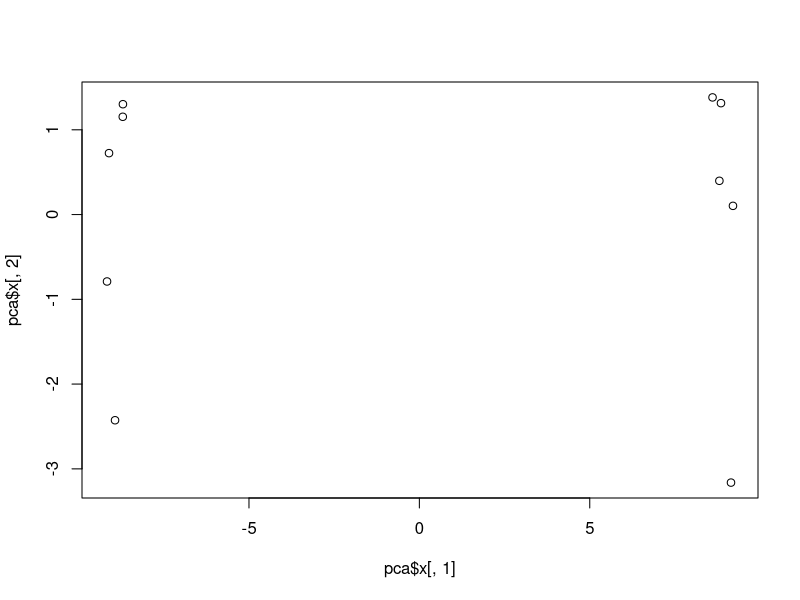
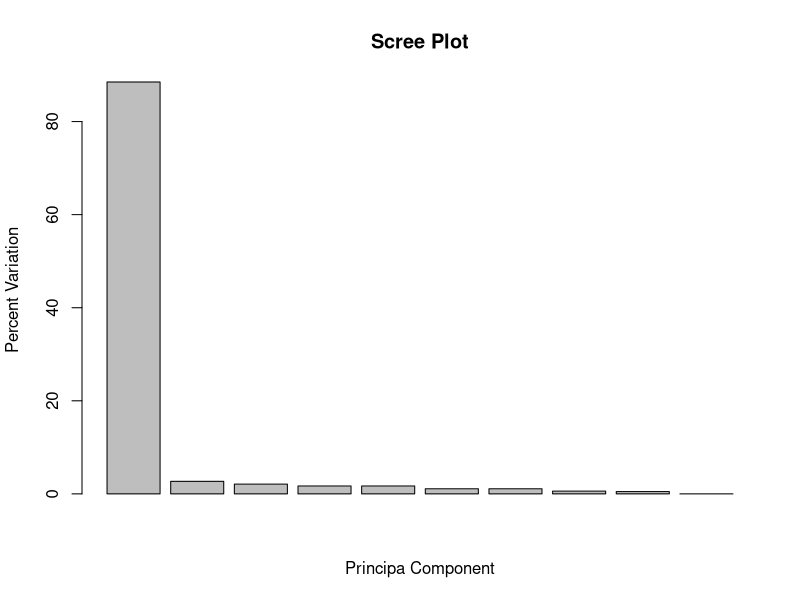
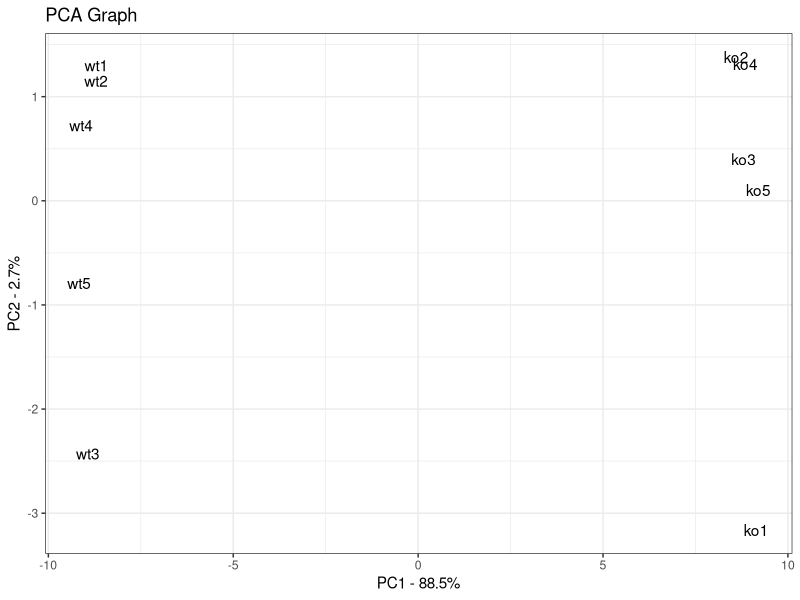
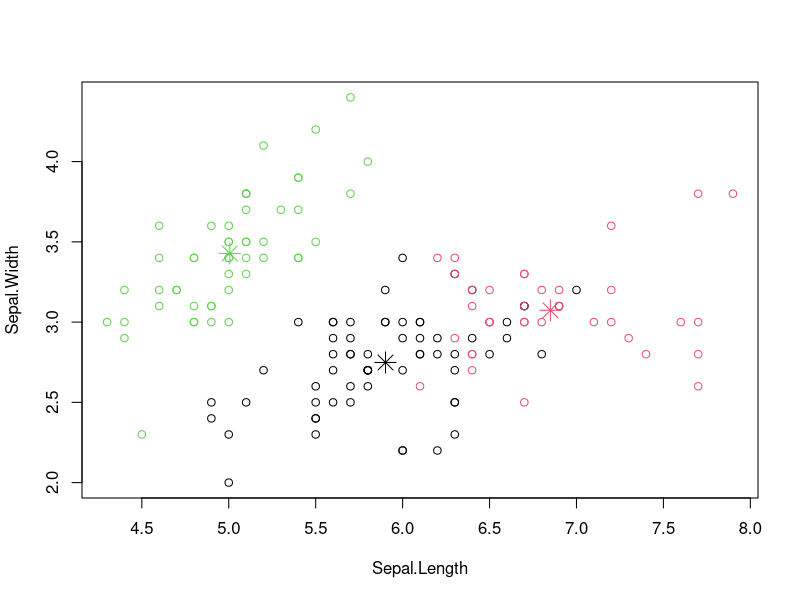
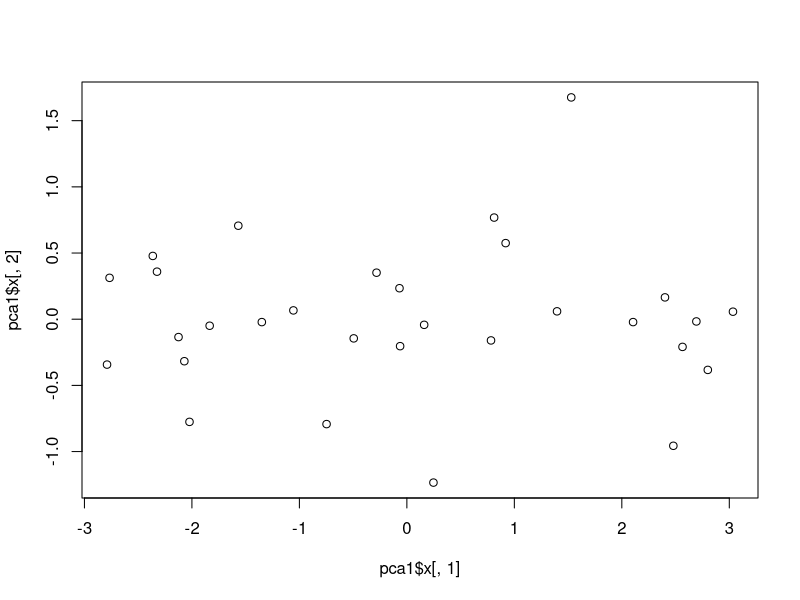
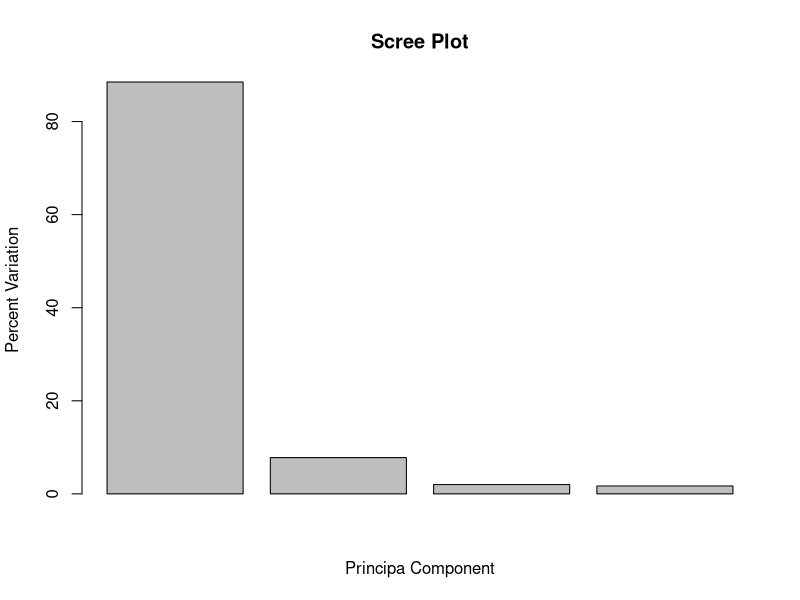

The R source for these figures, in order:
##------------class4:降维分析&聚类分析-----------##
## 1. PCA
rm(list =ls())
# 1.1 模拟数据
data.matrix <- matrix(nrow =100,ncol =10)
#样本命名
colnames(data.matrix) <- c(
  paste("wt",1:5,sep=""),
  paste("ko",1:5,sep =""))
#基因命名
rownames(data.matrix) <- paste("gene",1:100,sep ="")
#模拟copy number
# rpois:从已知的平均发生率(rate)的泊松分布中生成泊松随机变量
# x=5:（非负整数）分位数的向量;lambda:（非负）均值的向量
# 分位数：quantile(x)
for (i in 1:100){
  wt.values <- rpois(5,lambda = sample(x=10:1000,size = 1))
  ko.values <- rpois(5,lambda = sample(x=10:1000,size = 1))
  data.matrix[i,] <- c(wt.values,ko.values)
}
#查看前5行,
head(data.matrix)
#1.2 run pca。prcomp函数要求样本为行，基因为列
pca<-prcomp(t(data.matrix),scale = T)
#prcomp函数返回3个值：x(cov(x)就是矩阵对角元素(sdev^2)),sdev(标准差),rotation(特征向量矩阵)

#1.3 作图
#使用前2列绘图
#x 包含绘制图表的主成分PCs,
plot(pca$x[,1],pca$x[,2])
#sdev返回标准差，查看每个PC解释的方差百分比
pca.var <- pca$sdev^2
pca.var.per <- round(pca.var/sum(pca.var)*100,1)
barplot(pca.var.per,main="Scree Plot",
        xlab = "Principa Component",
        ylab = "Percent Variation") 

#也可以用ggplot美化图片
library(ggplot2)
#按照ggplot2的格式要求转换数据
pca.data <- data.frame(Sample=rownames(pca$x),
                       X=pca$x[,1],
                       Y=pca$x[,2])
pca.data
ggplot(data=pca.data,aes(x=X,y=Y,label=Sample))+
  geom_text()+
  xlab(paste("PC1 - ", pca.var.per[1],"%",sep=""))+
  ylab(paste("PC2 - ", pca.var.per[2],"%",sep=""))+
  theme_bw()+
  ggtitle("PCA Graph")

#1.4 查看loading score
#rotation返回Loading score
loading_scores <- pca$rotation[,1]
loading_scores
#由于对两组数据都感兴趣，所有用绝对值排序
gene_scores <- abs(loading_scores)
gene_scores_ranked <- sort(gene_scores,decreasing=T)
top_10_genes <- names(gene_scores_ranked[1:10])
top_10_genes

#看这些基因中哪一个是/负正的loading score
pca$rotation[top_10_genes,1]

## 2. K-means
#1.1 选择数据集
#使用著名的鸢尾花数据集，通过测定花萼等信息分为3类
newiris <- iris
#k-means 不支持因子类变量
newiris$Species <- NULL
kc <- kmeans(newiris, 3)
#2.2 比较聚类效果与实际数据
table(iris$Species, kc$cluster)

#2.3 作图
plot(newiris[c("Sepal.Length", "Sepal.Width")], col=kc$cluster)
points(kc$centers[,c("Sepal.Length", "Sepal.Width")], col=1:3, pch=8, cex=2)


###################################################
## 第三讲.作业,使用以下数据练习PCA分析，并绘碎石图。
###################################################
test<-data.frame(
  X1=c(148, 139, 160, 149, 159, 142, 153, 150, 151, 139,
       140, 161, 158, 140, 137, 152, 149, 145, 160, 156,
       151, 147, 157, 147, 157, 151, 144, 141, 139, 148),
  X2=c(41, 34, 49, 36, 45, 31, 43, 43, 42, 31,
       29, 47, 49, 33, 31, 35, 47, 35, 47, 44,
       42, 38, 39, 30, 48, 36, 36, 30, 32, 38),
  X3=c(72, 71, 77, 67, 80, 66, 76, 77, 77, 68,
       64, 78, 78, 67, 66, 73, 82, 70, 74, 78,
       73, 73, 68, 65, 80, 74, 68, 67, 68, 70),
  X4=c(78, 76, 86, 79, 86, 76, 83, 79, 80, 74,
       74, 84, 83, 77, 73, 79, 79, 77, 87, 85,
       82, 78, 80, 75, 88, 80, 76, 76, 73, 78)
)
pca1 <- prcomp(test,scale = T)
#x 包含绘制图表的主成分PCs,
plot(pca1$x[,1],pca1$x[,2])
#sdev返回标准差，查看每个PC解释的方差百分比
pca.var1 <- pca1$sdev^2
pca.var.per1 <- round(pca.var1/sum(pca.var1)*100,1)
# 碎石图
barplot(pca.var.per1,main="Scree Plot",
        xlab = "Principa Component",
        ylab = "Percent Variation") 


